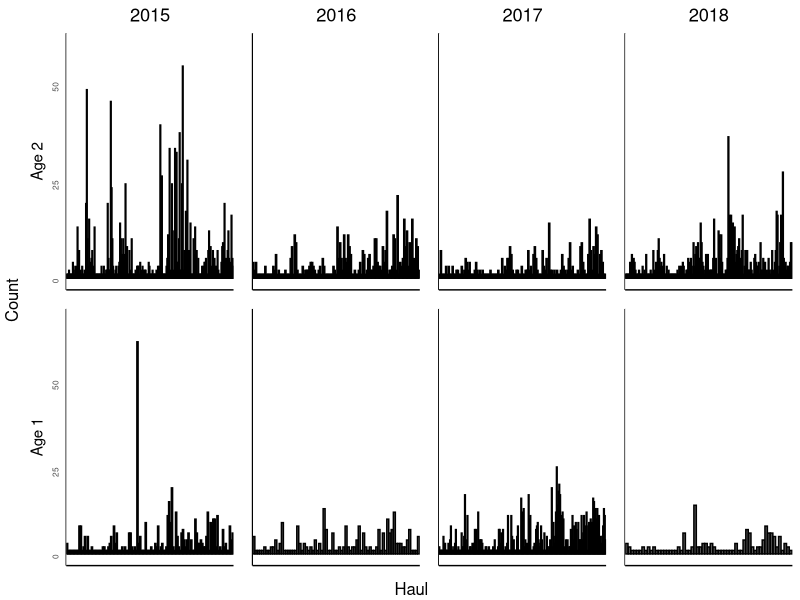
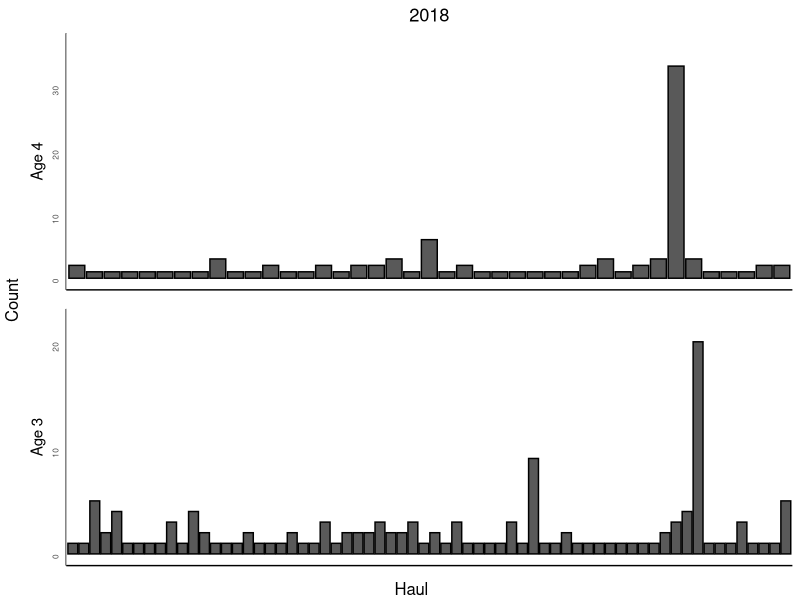

These figures' R source, in order:
#
# Example of tabulated plot inspired by Gerritsen et al. 2006
#

library(ggplot2)
library(grid)
library(gridExtra)
library(egg)

#' @noRd
makeColorMap <- function(columns, color){
  colors <- as.list(rep(color, length(columns)))
  names(colors) <- columns
  return(colors)
}

#' generates function for passing to tickmaks
#' tickfunctions tries a range of preset scales form 0 to ymax 
#' and chooses the one that leaves fewer tickmars, exceding n
genTickMarksTester <- function(n=3, steps=c(.001, 0.0025, 0.005, 0.01, 0.025, 0.05, 0.1, 0.25, 0.5, 1, 2.5, 5, 10, 25, 50, 100, 250, 500)){
  
  stopifnot(all(steps == sort(steps)))
  
  tickfun <- function(lim){
    maxl <- lim[2]
    minl <- 0
    for (step in rev(steps)){
      ticks <- seq(minl, maxl, step)
      
      if (length(ticks) >= 3){
        return(ticks)
      }
    }
    stop("Could not make tickmarks")
  }
}
ticks3 <- genTickMarksTester()

#' @noRd
panelPlot  <- function(plotdata, xVariable, yVariable, ylimcol, ylabel, basetheme, showX=F, showY=F, title=NULL, barcol="black", tickmarks=NULL){

  panelplot <- ggplot(plotdata, aes_string(x=xVariable, y=yVariable)) + ylab(ylabel) + ylim(ylimcol)

  #barplots
  if (nrow(plotdata) == 0){
    panelplot <- panelplot + geom_blank()
  }
  else{
    panelplot <- panelplot + geom_bar(color=barcol, stat = "identity")
  }
  
  panelplot <- panelplot + basetheme()
  panelplot <- panelplot + theme(panel.grid.minor = element_blank(), panel.grid.major = element_blank())
  if (!is.null(tickmarks)){
    panelplot <- panelplot + scale_y_continuous(breaks=tickmarks, limits = ylimcol)
  }
  if (!showX){
    panelplot <- panelplot + theme(axis.title.x = element_blank(), axis.text.x=element_blank(), axis.ticks = element_blank())
  }
  else{
    panelplot <- panelplot + theme(axis.title.x = element_blank())
  }
  if (!showY){
    panelplot <- panelplot + theme(axis.title.y = element_blank(), axis.text.y=element_blank())
  }
  if (!is.null(title)){
    panelplot <- panelplot + ggtitle(title)
  }

  return(panelplot)
}

#' Table plot
#' @description
#'  makes a tabulated plot of estimates grouped by two covariates, one for columns, one for rows. axes of all plots are the same variables.
#' @details
#'  If 'yVariableUpper' and 'yVaraiateLower' is not provided, error bars will not be plotted
#' @param data data.table() with data, must contain columns identified by parameters 'columnGroups', 'rowGroups', 'xVariable' and 'yVariable'
#' @param columnGroups character() identifies column in data that identifies the grouping used for columns in the plot
#' @param rowGRoups character() identifies column in data that identifies the grouping used for rows in the plot
#' @param xVariable character() identifies column in data containting variable to be used for x-axis
#' @param yVariable character() identifies column in data containing variable to be used for y-axis
#' @param ylab character(), optional, label for y-axis, if not provided 'yVariable' will be used.
#' @param ymin numeric(), optional, lower bounds of y axis, if not NULL y axis will be adopted to data for each column
#' @param ymax numeric(), optional, upper bounds of y axis, if not provided y axis will be adopted to data for each column
#' @param xlim vector, optional, lower and upper bounds of x axis, if not provided y axis will be adapted to data for each row
#' @param barcol character() or named list mapping the values in data[,columnGroups] to colors, color of points in plots
#' @param tickmarks numeric() specifies tickmarks for y-axis
#' @param basetheme ggplot2 - theme function to use for plotting. Default adjusts y-axis label alignments to account for variable width of tick-labels.
stackedPanelsBars <- function(data, columnGroups, rowGroups, xVariable, yVariable, ylab=NULL, xlab=NULL, xlim=NULL, ymin=0, ymax=NULL, barcol="black", tickmarks=NULL, basetheme=function(x){ggplot2::theme_classic() + theme(plot.title = element_text(hjust = 0.5), axis.text.y = element_text(angle = 90, hjust = 1, size=6))}){

  if(is.numeric(data[,columnGroups]) | is.numeric(data[,rowGroups])){
    stop("ColumnGroups and rowGroups can not be numeric variables. Covert with as.character()")
  }

  if (!all(c(columnGroups, rowGroups, xVariable, yVariable) %in% names(data))){
    stop("Some arguments (columnGroups, rowGroups, xVariable, yVariable) not found in data.")
  }

  if (any(is.na(data[,c(columnGroups, rowGroups, xVariable)]))){
    stop("NAs in grouping variables or x variable")
  }

  if (is.null(ylab)){
    ylab <- yVariable
  }

  if (is.null(xlab)){
    xlab <- xVariable
  }

  rows <- sort(unique(unlist(data[,rowGroups])), decreasing = T)
  cols <- sort(unique(unlist(data[,columnGroups])))
  
  if (is.character(barcol)){
    barcol <- makeColorMap(cols, barcol)
  }
  

  panels <- list()
  for (row in rows){

    #determine ylims if necessary
    minvar <- yVariable
    miny <- ymin
    if (is.null(miny)){
      miny <- min(data[data[,rowGroups] == row,minvar])
      miny <- miny - abs(miny) * .1
    }

    maxvar <- yVariable
    maxy <- ymax
    if (is.null(maxy)){
      maxy <- max(data[data[,rowGroups] == row,maxvar])
      maxy <- maxy + abs(maxy) * .1
    }
    ylimcol <- c(miny, maxy)

    for (col in cols){

      title <- NULL
      if (row == rows[1]){
        title = col
      }

      plotdata <- data[data[,columnGroups] == col & data[,rowGroups] == row,]

      panel <- panelPlot(plotdata, xVariable, yVariable, ylimcol, showX=F, showY=(col == cols[1]), ylabel=row, basetheme=basetheme, title=title, barcol=barcol[[col]], tickmarks=tickmarks)
      panels[[paste(row, col, sep="/")]] <- panel

    }
  }

  ggarrange(
    plots=panels,
    nrow=length(rows),
    left=ylab,
    bottom=xlab
    )
}

countAtAge <- read.csv("Hauls_With_Age/Hauls_with_Age_data.csv", sep=";", stringsAsFactors = F)
countAtAge$Year <- as.character(countAtAge$Year)
countAtAge$Age <- paste("Age", as.character(countAtAge$Age))
countAtAgeQ1 <- countAtAge[countAtAge$Quarter == 1,]
stackedPanelsBars(data = countAtAgeQ1, columnGroups = "Year", rowGroups = "Age", xVariable = "Haul", yVariable = "Count", xlab="Haul", ylab="Count", ymin=0, barcol = "black", tickmarks = ticks3)

countAtAgeQ3 <- countAtAge[countAtAge$Quarter == 3,]
stackedPanelsBars(data = countAtAgeQ3, columnGroups = "Year", rowGroups = "Age", xVariable = "Haul", yVariable = "Count", xlab="Haul", ylab="Count", ymin=0, barcol = "black", tickmarks = ticks3)
